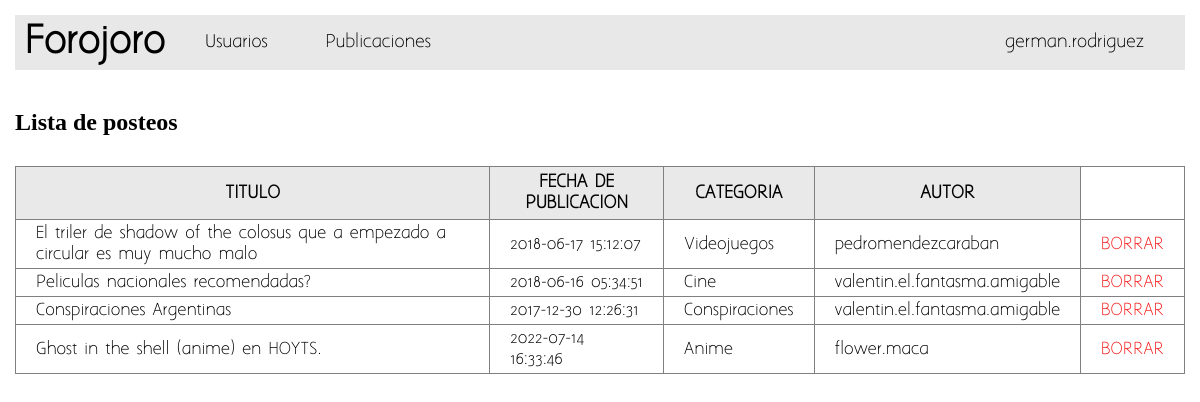
The page /admin/index.php?sec=post (signed in) on the database its author committed.
### tables this page shows
CREATE TABLE publicaciones( 
	ID INT UNSIGNED NOT NULL AUTO_INCREMENT PRIMARY KEY,
	TITULO VARCHAR(100) NOT NULL,
	FECHA_ALTA DATETIME,
	CONTENIDO TEXT,
	FKAUTOR INT UNSIGNED,
	FKCATEGORIA TINYINT(2) UNSIGNED,
	FOREIGN KEY (FKCATEGORIA) REFERENCES categorias(IDC) ON DELETE SET NULL ON UPDATE CASCADE,
	FOREIGN KEY (FKAUTOR) REFERENCES usuarios(ID) ON DELETE CASCADE ON UPDATE CASCADE
);

CREATE TABLE categorias( 
	IDC tinyint(2) UNSIGNED NOT NULL AUTO_INCREMENT PRIMARY KEY,
	CATEGORIA VARCHAR(45) UNIQUE NOT NULL
);

### admin/mas_p/ver_post.php (the view)
<?php
$c = <<<SQL
SELECT
	p.ID,
	TITULO,
	p.FECHA_ALTA,
	CONTENIDO,
	CATEGORIA,
	IFNULL( CONCAT(APELLIDO,' ', NOMBRE), SUBSTRING_INDEX(EMAIL,'@', 1) ) AS USER
FROM
	publicaciones AS p
	LEFT JOIN categorias AS c ON p.FKCATEGORIA = c.IDC
	LEFT JOIN usuarios AS u ON p.FKAUTOR = u.ID
SQL;
$f = mysqli_query($cnx, $c);
?>
<h2>Lista de posteos</h2>
<table border="1">
	<thead>
		<tr>
			<th>TITULO</th>
			<th>FECHA DE PUBLICACION</th>
			<th>CATEGORIA</th>
			<th>AUTOR</th>
		</tr>
	</thead>
	<tbody>
	<?php
	while( $a = mysqli_fetch_assoc($f) ){
	?>
		<tr>
			<td><?php echo $a['TITULO']; ?></td>
			<td><?php echo $a['FECHA_ALTA']; ?></td>
			<td><?php echo $a['CATEGORIA']; ?></td>
			<td><?php echo $a['USER']; ?></td>
			<td><a style="color: #f51616;" href="mas_p/borrar_post?id=<?php echo $a['ID']; ?>">BORRAR</a></td>
		</tr>
	<?php
		}
	?>
	</tbody>
</table>

### recursos/estilos.css (style rules this page uses)
h1, h2, nav { font-family: 'abelregular'; }
* { font-family: 'aaarghnormal'; }
body { min-width: 930px; max-width: 1500px; margin: auto; padding: 15px; }
a { color: black; text-decoration: none; }
table { border-collapse: collapse; margin-top: 30px; }
table tr { border-collapse: collapse; padding: 5px 100px; }
table th { padding: 5px 10px; background: #e9e9e9; }
table td { padding: 3px 20px; font-size: 0.95em; }

### rows shown on the page
publicaciones: TITULO "El triler de shadow of the colosus que a empezado a circular es muy mucho malo", FECHA_ALTA "2018-06-17 15:12:07", FKCATEGORIA.CATEGORIA "Videojuegos", USER "pedromendezcaraban"
publicaciones: TITULO "Peliculas nacionales recomendadas?", FECHA_ALTA "2018-06-16 05:34:51", FKCATEGORIA.CATEGORIA "Cine", USER "valentin.el.fantasma.amigable"
publicaciones: TITULO "Conspiraciones Argentinas", FECHA_ALTA "2017-12-30 12:26:31", FKCATEGORIA.CATEGORIA "Conspiraciones", USER "valentin.el.fantasma.amigable"
publicaciones: TITULO "Ghost in the shell (anime) en HOYTS.", FECHA_ALTA "2022-07-14 16:33:46", FKCATEGORIA.CATEGORIA "Anime", USER "flower.maca"

### other values the page prints
$_SESSION['NOMBRE'] "german.rodriguez"
